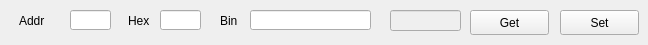
<?xml version="1.0" encoding="UTF-8"?>
<ui version="4.0">
 <class>TunerRegister</class>
 <widget class="QWidget" name="TunerRegister">
  <property name="geometry">
   <rect>
    <x>0</x>
    <y>0</y>
    <width>648</width>
    <height>45</height>
   </rect>
  </property>
  <property name="windowTitle">
   <string>Form</string>
  </property>
  <widget class="QLineEdit" name="tunerAddr">
   <property name="geometry">
    <rect>
     <x>70</x>
     <y>10</y>
     <width>41</width>
     <height>20</height>
    </rect>
   </property>
  </widget>
  <widget class="QLineEdit" name="tunerHex">
   <property name="geometry">
    <rect>
     <x>160</x>
     <y>10</y>
     <width>41</width>
     <height>20</height>
    </rect>
   </property>
  </widget>
  <widget class="QLineEdit" name="tunerBin">
   <property name="geometry">
    <rect>
     <x>250</x>
     <y>10</y>
     <width>121</width>
     <height>20</height>
    </rect>
   </property>
  </widget>
  <widget class="QLabel" name="label">
   <property name="geometry">
    <rect>
     <x>19</x>
     <y>13</y>
     <width>31</width>
     <height>16</height>
    </rect>
   </property>
   <property name="text">
    <string>Addr</string>
   </property>
  </widget>
  <widget class="QLabel" name="label_2">
   <property name="geometry">
    <rect>
     <x>128</x>
     <y>13</y>
     <width>31</width>
     <height>16</height>
    </rect>
   </property>
   <property name="text">
    <string>Hex</string>
   </property>
  </widget>
  <widget class="QLabel" name="label_3">
   <property name="geometry">
    <rect>
     <x>220</x>
     <y>13</y>
     <width>21</width>
     <height>16</height>
    </rect>
   </property>
   <property name="text">
    <string>Bin</string>
   </property>
  </widget>
  <widget class="QPushButton" name="tunerGet">
   <property name="geometry">
    <rect>
     <x>470</x>
     <y>10</y>
     <width>79</width>
     <height>25</height>
    </rect>
   </property>
   <property name="text">
    <string>Get</string>
   </property>
  </widget>
  <widget class="QPushButton" name="tunerSet">
   <property name="geometry">
    <rect>
     <x>560</x>
     <y>10</y>
     <width>79</width>
     <height>25</height>
    </rect>
   </property>
   <property name="text">
    <string>Set</string>
   </property>
  </widget>
  <widget class="QLineEdit" name="tunerResult">
   <property name="enabled">
    <bool>false</bool>
   </property>
   <property name="geometry">
    <rect>
     <x>390</x>
     <y>10</y>
     <width>71</width>
     <height>21</height>
    </rect>
   </property>
  </widget>
 </widget>
 <resources/>
 <connections/>
</ui>
